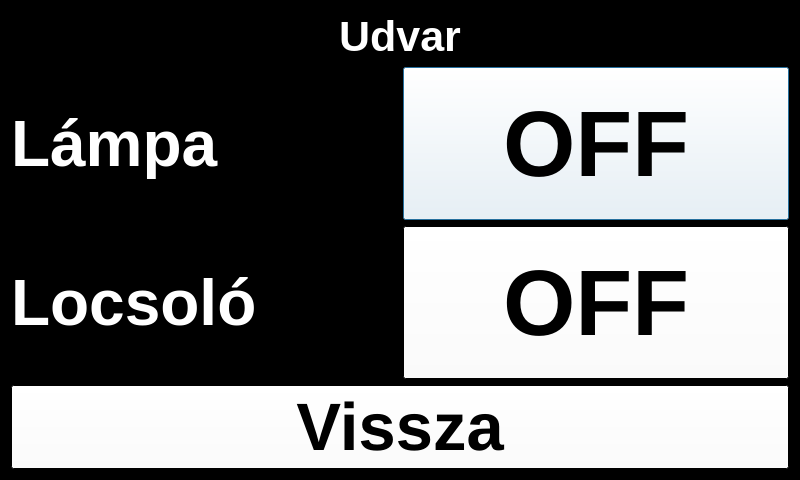
<?xml version="1.0" encoding="UTF-8"?>
<ui version="4.0">
 <class>Smarthome</class>
 <widget class="QDialog" name="Smarthome">
  <property name="enabled">
   <bool>true</bool>
  </property>
  <property name="geometry">
   <rect>
    <x>0</x>
    <y>0</y>
    <width>800</width>
    <height>480</height>
   </rect>
  </property>
  <property name="palette">
   <palette>
    <active>
     <colorrole role="WindowText">
      <brush brushstyle="SolidPattern">
       <color alpha="255">
        <red>255</red>
        <green>255</green>
        <blue>255</blue>
       </color>
      </brush>
     </colorrole>
     <colorrole role="Button">
      <brush brushstyle="SolidPattern">
       <color alpha="255">
        <red>255</red>
        <green>255</green>
        <blue>255</blue>
       </color>
      </brush>
     </colorrole>
     <colorrole role="Midlight">
      <brush brushstyle="SolidPattern">
       <color alpha="255">
        <red>255</red>
        <green>255</green>
        <blue>255</blue>
       </color>
      </brush>
     </colorrole>
     <colorrole role="Dark">
      <brush brushstyle="SolidPattern">
       <color alpha="255">
        <red>255</red>
        <green>255</green>
        <blue>255</blue>
       </color>
      </brush>
     </colorrole>
     <colorrole role="Mid">
      <brush brushstyle="SolidPattern">
       <color alpha="255">
        <red>255</red>
        <green>255</green>
        <blue>255</blue>
       </color>
      </brush>
     </colorrole>
     <colorrole role="Text">
      <brush brushstyle="SolidPattern">
       <color alpha="255">
        <red>0</red>
        <green>0</green>
        <blue>0</blue>
       </color>
      </brush>
     </colorrole>
     <colorrole role="ButtonText">
      <brush brushstyle="SolidPattern">
       <color alpha="255">
        <red>0</red>
        <green>0</green>
        <blue>0</blue>
       </color>
      </brush>
     </colorrole>
     <colorrole role="Base">
      <brush brushstyle="SolidPattern">
       <color alpha="255">
        <red>255</red>
        <green>255</green>
        <blue>255</blue>
       </color>
      </brush>
     </colorrole>
     <colorrole role="Window">
      <brush brushstyle="SolidPattern">
       <color alpha="255">
        <red>0</red>
        <green>0</green>
        <blue>0</blue>
       </color>
      </brush>
     </colorrole>
    </active>
    <inactive>
     <colorrole role="WindowText">
      <brush brushstyle="SolidPattern">
       <color alpha="255">
        <red>255</red>
        <green>255</green>
        <blue>255</blue>
       </color>
      </brush>
     </colorrole>
     <colorrole role="Button">
      <brush brushstyle="SolidPattern">
       <color alpha="255">
        <red>255</red>
        <green>255</green>
        <blue>255</blue>
       </color>
      </brush>
     </colorrole>
     <colorrole role="Midlight">
      <brush brushstyle="SolidPattern">
       <color alpha="255">
        <red>255</red>
        <green>255</green>
        <blue>255</blue>
       </color>
      </brush>
     </colorrole>
     <colorrole role="Dark">
      <brush brushstyle="SolidPattern">
       <color alpha="255">
        <red>255</red>
        <green>255</green>
        <blue>255</blue>
       </color>
      </brush>
     </colorrole>
     <colorrole role="Mid">
      <brush brushstyle="SolidPattern">
       <color alpha="255">
        <red>255</red>
        <green>255</green>
        <blue>255</blue>
       </color>
      </brush>
     </colorrole>
     <colorrole role="Text">
      <brush brushstyle="SolidPattern">
       <color alpha="255">
        <red>0</red>
        <green>0</green>
        <blue>0</blue>
       </color>
      </brush>
     </colorrole>
     <colorrole role="ButtonText">
      <brush brushstyle="SolidPattern">
       <color alpha="255">
        <red>0</red>
        <green>0</green>
        <blue>0</blue>
       </color>
      </brush>
     </colorrole>
     <colorrole role="Base">
      <brush brushstyle="SolidPattern">
       <color alpha="255">
        <red>255</red>
        <green>255</green>
        <blue>255</blue>
       </color>
      </brush>
     </colorrole>
     <colorrole role="Window">
      <brush brushstyle="SolidPattern">
       <color alpha="255">
        <red>0</red>
        <green>0</green>
        <blue>0</blue>
       </color>
      </brush>
     </colorrole>
    </inactive>
    <disabled>
     <colorrole role="WindowText">
      <brush brushstyle="SolidPattern">
       <color alpha="255">
        <red>255</red>
        <green>255</green>
        <blue>255</blue>
       </color>
      </brush>
     </colorrole>
     <colorrole role="Button">
      <brush brushstyle="SolidPattern">
       <color alpha="255">
        <red>255</red>
        <green>255</green>
        <blue>255</blue>
       </color>
      </brush>
     </colorrole>
     <colorrole role="Midlight">
      <brush brushstyle="SolidPattern">
       <color alpha="255">
        <red>255</red>
        <green>255</green>
        <blue>255</blue>
       </color>
      </brush>
     </colorrole>
     <colorrole role="Dark">
      <brush brushstyle="SolidPattern">
       <color alpha="255">
        <red>255</red>
        <green>255</green>
        <blue>255</blue>
       </color>
      </brush>
     </colorrole>
     <colorrole role="Mid">
      <brush brushstyle="SolidPattern">
       <color alpha="255">
        <red>255</red>
        <green>255</green>
        <blue>255</blue>
       </color>
      </brush>
     </colorrole>
     <colorrole role="Text">
      <brush brushstyle="SolidPattern">
       <color alpha="255">
        <red>255</red>
        <green>255</green>
        <blue>255</blue>
       </color>
      </brush>
     </colorrole>
     <colorrole role="ButtonText">
      <brush brushstyle="SolidPattern">
       <color alpha="255">
        <red>255</red>
        <green>255</green>
        <blue>255</blue>
       </color>
      </brush>
     </colorrole>
     <colorrole role="Base">
      <brush brushstyle="SolidPattern">
       <color alpha="255">
        <red>0</red>
        <green>0</green>
        <blue>0</blue>
       </color>
      </brush>
     </colorrole>
     <colorrole role="Window">
      <brush brushstyle="SolidPattern">
       <color alpha="255">
        <red>0</red>
        <green>0</green>
        <blue>0</blue>
       </color>
      </brush>
     </colorrole>
    </disabled>
   </palette>
  </property>
  <property name="cursor">
   <cursorShape>ArrowCursor</cursorShape>
  </property>
  <property name="windowTitle">
   <string>Smart Home</string>
  </property>
  <layout class="QVBoxLayout" name="verticalLayout">
   <item>
    <widget class="QLabel" name="label_2">
     <property name="sizePolicy">
      <sizepolicy hsizetype="Preferred" vsizetype="Maximum">
       <horstretch>0</horstretch>
       <verstretch>0</verstretch>
      </sizepolicy>
     </property>
     <property name="minimumSize">
      <size>
       <width>0</width>
       <height>50</height>
      </size>
     </property>
     <property name="font">
      <font>
       <pointsize>32</pointsize>
       <weight>75</weight>
       <bold>true</bold>
      </font>
     </property>
     <property name="layoutDirection">
      <enum>Qt::LeftToRight</enum>
     </property>
     <property name="text">
      <string>Udvar</string>
     </property>
     <property name="alignment">
      <set>Qt::AlignCenter</set>
     </property>
    </widget>
   </item>
   <item>
    <layout class="QHBoxLayout" name="horizontalLayout">
     <item>
      <widget class="QLabel" name="label">
       <property name="minimumSize">
        <size>
         <width>200</width>
         <height>0</height>
        </size>
       </property>
       <property name="font">
        <font>
         <pointsize>48</pointsize>
         <weight>75</weight>
         <bold>true</bold>
        </font>
       </property>
       <property name="text">
        <string>Lámpa</string>
       </property>
      </widget>
     </item>
     <item>
      <layout class="QVBoxLayout" name="verticalLayout_2">
       <item>
        <widget class="QPushButton" name="lampbtn">
         <property name="sizePolicy">
          <sizepolicy hsizetype="Minimum" vsizetype="Preferred">
           <horstretch>0</horstretch>
           <verstretch>0</verstretch>
          </sizepolicy>
         </property>
         <property name="font">
          <font>
           <pointsize>70</pointsize>
           <weight>75</weight>
           <bold>true</bold>
          </font>
         </property>
         <property name="text">
          <string>OFF</string>
         </property>
        </widget>
       </item>
      </layout>
     </item>
    </layout>
   </item>
   <item>
    <layout class="QHBoxLayout" name="horizontalLayout_2">
     <item>
      <widget class="QLabel" name="label_3">
       <property name="minimumSize">
        <size>
         <width>200</width>
         <height>0</height>
        </size>
       </property>
       <property name="font">
        <font>
         <pointsize>48</pointsize>
         <weight>75</weight>
         <bold>true</bold>
        </font>
       </property>
       <property name="text">
        <string>Locsoló</string>
       </property>
      </widget>
     </item>
     <item>
      <layout class="QVBoxLayout" name="verticalLayout_3">
       <item>
        <widget class="QPushButton" name="locsolo">
         <property name="sizePolicy">
          <sizepolicy hsizetype="Minimum" vsizetype="Preferred">
           <horstretch>0</horstretch>
           <verstretch>0</verstretch>
          </sizepolicy>
         </property>
         <property name="font">
          <font>
           <pointsize>70</pointsize>
           <weight>75</weight>
           <bold>true</bold>
          </font>
         </property>
         <property name="text">
          <string>OFF</string>
         </property>
        </widget>
       </item>
      </layout>
     </item>
    </layout>
   </item>
   <item>
    <widget class="QPushButton" name="pushButton">
     <property name="font">
      <font>
       <pointsize>50</pointsize>
       <weight>75</weight>
       <bold>true</bold>
      </font>
     </property>
     <property name="text">
      <string>Vissza</string>
     </property>
    </widget>
   </item>
  </layout>
 </widget>
 <resources/>
 <connections/>
</ui>
